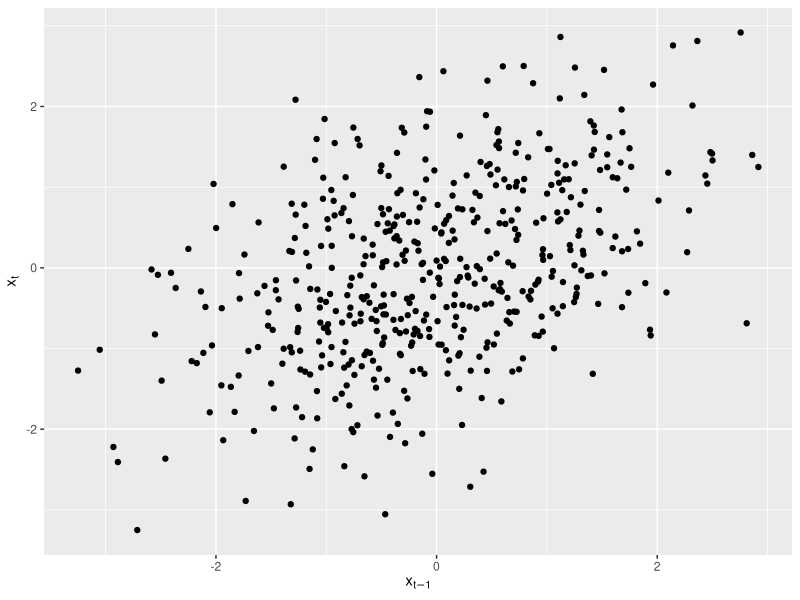
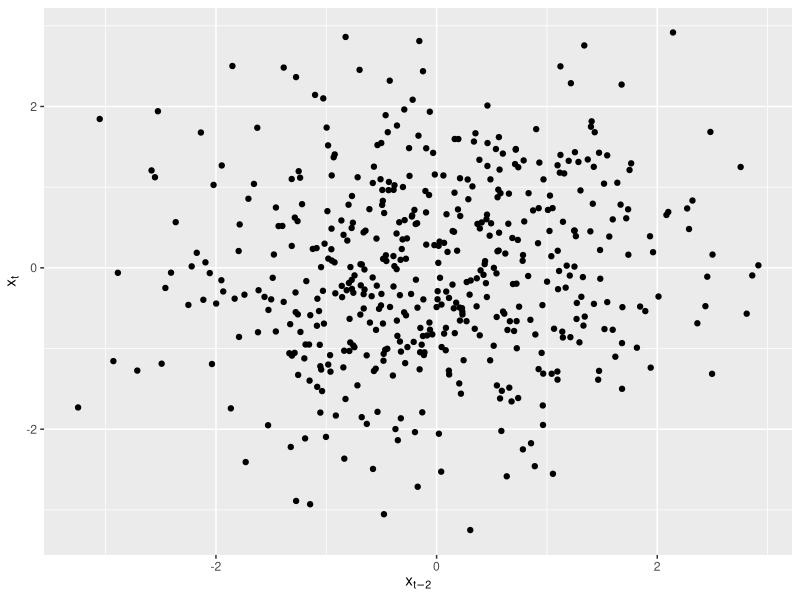
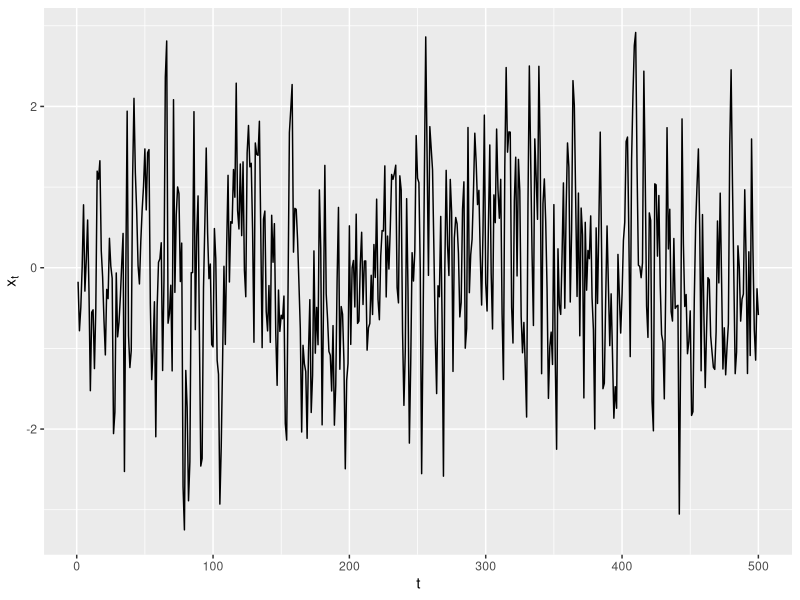
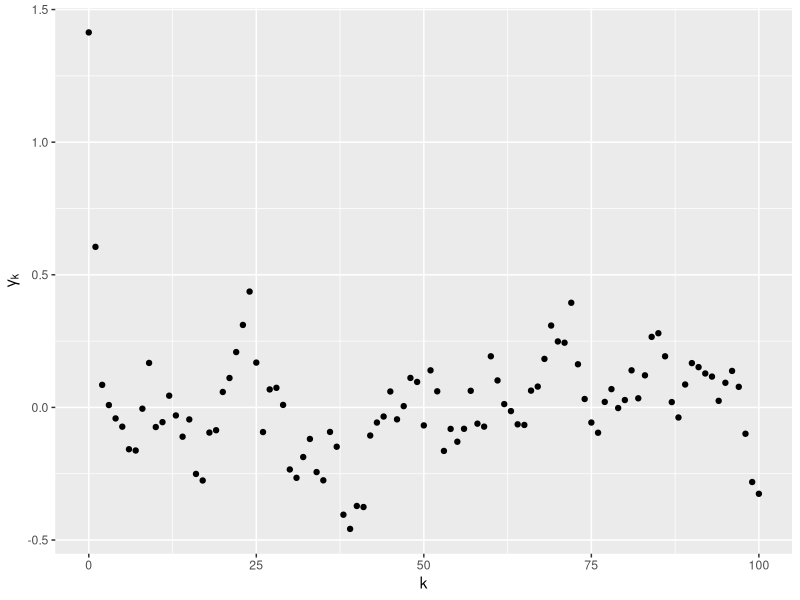
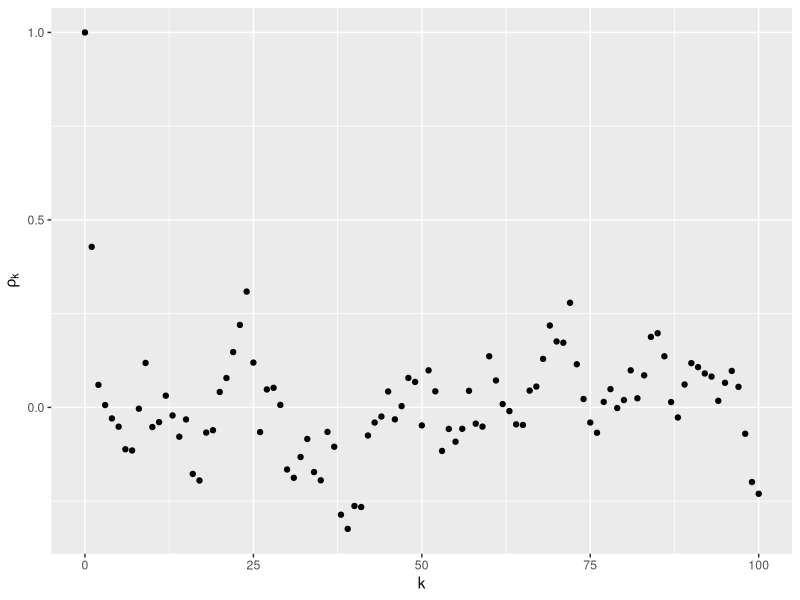
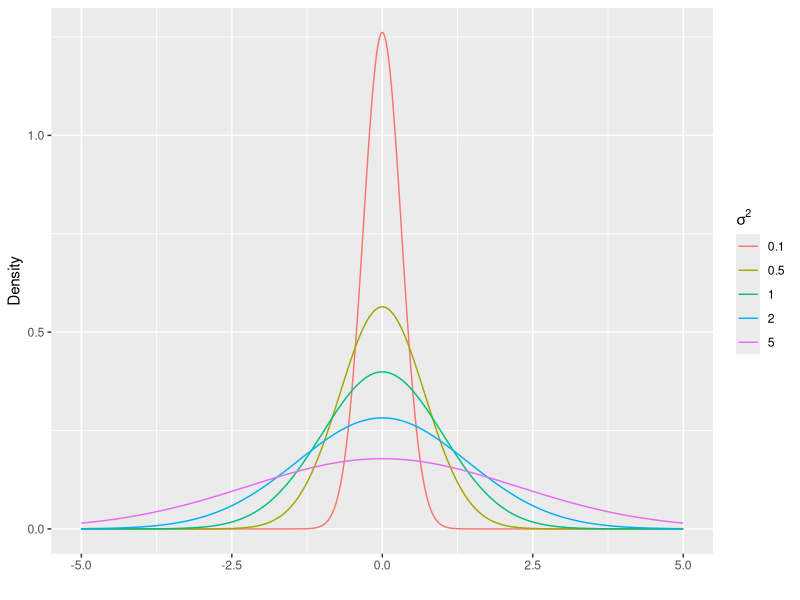

These figures' R source, in order:
## ---- chunk 1
knitr::opts_chunk$set(echo = TRUE)
## ---- chunk 2
set.seed(6666)
x<-rnorm(100)
# mean
(x_mean<-mean(x))
# variance
(x_var<-var(x))
## ---- chunk 3
xt <- data.frame(T = 1:100)
for (i in 1:100) {
  xt <- cbind(xt, rnorm(100))
}
colnames(xt)[-1] <- paste0("S", 1:100)
# mean
head(xt_mean <- colMeans(xt[, -1]))
# variance
head(xt_var <- apply(xt[, -1], 2, var))
## ---- chunk 4
# mean
(xt_mean_mean <- mean(xt_mean))
# variance
(xt_mean_var <- var(xt_mean))
## ---- chunk 5
# mean
(xt_var_mean <- mean(xt_var))
# variance
(xt_var_var <- var(xt_var))
## ---- chunk 6
t<-500
set.seed(6666)
x<-rnorm(500)
## ---- chunk 7
xt<-c(x[1])
for (t in 2:500){
  xt[t]<-x[t]+0.5*x[t-1]
}
## ---- chunk 8
library(ggplot2)
# t vs t-1
df<-data.frame(x=xt[1:(t-1)],y=xt[2:t])
p<-ggplot(df,aes(x=x,y=y))+
  geom_point()+
  xlab(expression(x[t-1]))+
  ylab(expression(x[t]))
p
# t vs t-2
df<-data.frame(x=xt[1:(t-2)],y=xt[3:t])
p<-ggplot(df,aes(x=x,y=y))+
  geom_point()+
  xlab(expression(x[t-2]))+
  ylab(expression(x[t]))
p
# xt vs t
df<-data.frame(x=1:t,y=xt)
p<-ggplot(df,aes(x=x,y=y))+
  geom_line()+
  xlab(expression(t))+
  ylab(expression(x[t]))
p
## ---- chunk 9
# mean
(xt_mean<-mean(xt))
# var
(xt_var<-var(xt))
# autocorrelation
getCov<-function(k){
  x1<-xt[1:100]
  x2<-xt[(k+1):(100+k)]
  cov(x1,x2)
}
k<-0:100
cov1<-sapply(k,getCov)
dfCov<-data.frame(k=k,cov=cov1)
p<-ggplot(dfCov,aes(x=k,y=cov))+
  geom_point()+
  xlab(expression(k))+
  ylab(expression(gamma[k]))
p

p<-cov1/cov1[1]
dfP<-data.frame(k=k,p=p)
p<-ggplot(dfP,aes(x=k,y=p))+
  geom_point()+
  xlab(expression(k))+
  ylab(expression(rho[k]))
p
## ---- chunk 10
# ggplot() + xlim(-5, 5) + geom_function(
#   fun = function(x)
#     dnorm(x, sd = sqrt(0.1)),
#   colour = "red"
# ) + geom_function(
#   fun = function(x)
#     dnorm(x, sd = sqrt(0.5)),
#   colour = "blue"
# ) + geom_function(
#   fun = function(x)
#     dnorm(x, sd = sqrt(1)),
#   colour = "green"
# ) + geom_function(
#   fun = function(x)
#     dnorm(x, sd = sqrt(2)),
#   colour = "yellow"
# ) + geom_function(
#   fun = function(x)
#     dnorm(x, sd = sqrt(5)),
#   colour = "orange"
# ) +
#   ylab("Density")+
#   scale_colour_manual(values=cols)

x1<-seq(-5,5,length.out=1001)
d<-sapply(c(0.1,0.5,1,2,5), function(x)dnorm(x1,sd = sqrt(x)))
d<-data.frame(x=rep(x1,times=5),density=c(d),sigma=rep(c(0.1,0.5,1,2,5),each=1001))
d$sigma<-as.factor(d$sigma)
p<-ggplot(d,aes(x=x,y=density,color=sigma))+
  geom_line()+
  xlab("")+
  ylab("Density")+
  scale_color_discrete(name = expression(sigma^2)) 
p
